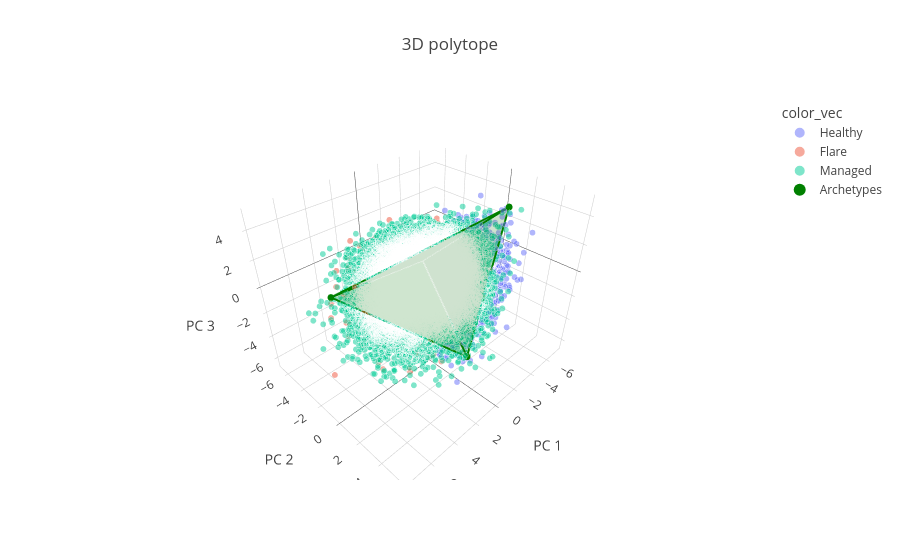

Notebook cell for this chart:
### Markdown cell above
For a 3D representation, we can plot the data along with the archetypes in a 3D space. You may choose to subset the data if necessary:

### Code cell
pt.plot_archetypes_3D(adata=adata, color="Status")

### Figure 1 — Plotly figure (JSON) as saved in the notebook; plotly's stock layout.template omitted (floating-point values rounded to 4 significant figures; data arrays with more than 128 entries replaced by an {"elided": "..."} marker saying what was removed)
{"data": [{"hovertemplate": "color_vec=Healthy<br>PC 1=%{x}<br>PC 2=%{y}<br>PC 3=%{z}<br>marker_size=%{marker.size}<extra></extra>", "legendgroup": "Healthy", "marker": {"color": "#636efa", "opacity": 0.5, "size": {"elided": "15091 int values"}, "sizemode": "area", "sizeref": 0.04, "symbol": "circle"}, "mode": "markers", "name": "Healthy", "scene": "scene", "showlegend": true, "type": "scatter3d", "x": {"elided": "15091 float values"}, "y": {"elided": "15091 float values"}, "z": {"elided": "15091 float values"}}, {"hovertemplate": "color_vec=Flare<br>PC 1=%{x}<br>PC 2=%{y}<br>PC 3=%{z}<br>marker_size=%{marker.size}<extra></extra>", "legendgroup": "Flare", "marker": {"color": "#EF553B", "opacity": 0.5, "size": {"elided": "1460 int values"}, "sizemode": "area", "sizeref": 0.04, "symbol": "circle"}, "mode": "markers", "name": "Flare", "scene": "scene", "showlegend": true, "type": "scatter3d", "x": {"elided": "1460 float values"}, "y": {"elided": "1460 float values"}, "z": {"elided": "1460 float values"}}, {"hovertemplate": "color_vec=Managed<br>PC 1=%{x}<br>PC 2=%{y}<br>PC 3=%{z}<br>marker_size=%{marker.size}<extra></extra>", "legendgroup": "Managed", "marker": {"color": "#00cc96", "opacity": 0.5, "size": {"elided": "31268 int values"}, "sizemode": "area", "sizeref": 0.04, "symbol": "circle"}, "mode": "markers", "name": "Managed", "scene": "scene", "showlegend": true, "type": "scatter3d", "x": {"elided": "31268 float values"}, "y": {"elided": "31268 float values"}, "z": {"elided": "31268 float values"}}, {"hoverinfo": "text", "marker": {"color": "green", "size": 4, "symbol": "circle"}, "mode": "markers", "name": "Archetypes", "text": ["Archetype 0", "Archetype 1", "Archetype 2", "Archetype 3"], "type": "scatter3d", "x": [-3.089, -4.785, 6.277, 1.381], "y": [-3.784, 2.084, -1.784, 4.442], "z": [-1.462, 4.247, 1.03, -2.666]}, {"color": "green", "i": [0, 3, 3, 3], "j": [2, 2, 0, 0], "k": [1, 1, 1, 2], "opacity": 0.1, "type": "mesh3d", "x": [-3.089, -4.785, 6.277, 1.381], "y": [-3.784, 2.084, -1.784, 4.442], "z": [-1.462, 4.247, 1.03, -2.666]}, {"line": {"color": "green", "width": 4}, "mode": "lines", "showlegend": false, "type": "scatter3d", "x": [-3.089, 6.277, -4.785, -3.089], "y": [-3.784, -1.784, 2.084, -3.784], "z": [-1.462, 1.03, 4.247, -1.462]}, {"line": {"color": "green", "width": 4}, "mode": "lines", "showlegend": false, "type": "scatter3d", "x": [1.381, 6.277, -4.785, 1.381], "y": [4.442, -1.784, 2.084, 4.442], "z": [-2.666, 1.03, 4.247, -2.666]}, {"line": {"color": "green", "width": 4}, "mode": "lines", "showlegend": false, "type": "scatter3d", "x": [1.381, -3.089, -4.785, 1.381], "y": [4.442, -3.784, 2.084, 4.442], "z": [-2.666, -1.462, 4.247, -2.666]}, {"line": {"color": "green", "width": 4}, "mode": "lines", "showlegend": false, "type": "scatter3d", "x": [1.381, -3.089, 6.277, 1.381], "y": [4.442, -3.784, -1.784, 4.442], "z": [-2.666, -1.462, 1.03, -2.666]}], "layout": {"legend": {"itemsizing": "constant", "title": {"text": "color_vec"}, "tracegroupgap": 0}, "scene": {"domain": {"x": [0, 1], "y": [0, 1]}, "xaxis": {"title": {"text": "PC 1"}}, "yaxis": {"title": {"text": "PC 2"}}, "zaxis": {"title": {"text": "PC 3"}}}, "title": {"text": "3D polytope"}}}
